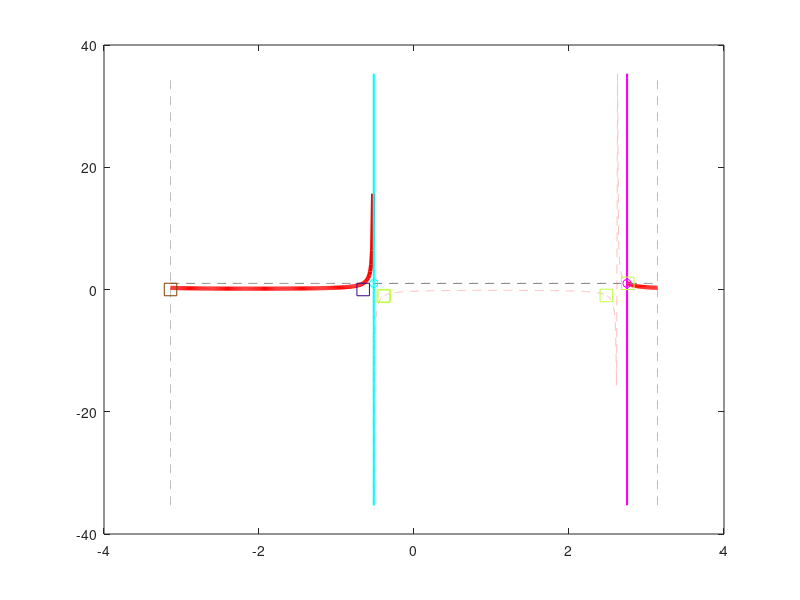

Source code (MATLAB): (Note: this script raises an error after producing the figure.)
%%  ----  Header  -----------------------------------------------------

fclose all;
close all
format long g
more off
clear
clc

%%  ----

% Number of test points
N = 501;

for rho2exp = log10(0.9) %linspace(-5, 5, ceil(sqrt(N)))
for dths = 0.25 * pi %linspace(0, 2 * pi, ceil(sqrt(N)))

% Points to be connected
rho1 = 1;
%rho2 = 1.2e-3;
rho2 = 10 ^ rho2exp;
%dth = pi / 4;
dth = dths;

% Parameters
xi = rho1 / rho2;
m1 = sqrt((xi - cos(dth)) ^ 2 + (sin(dth)) ^ 2);
m2 = sqrt((1  - cos(dth)) ^ 2 + (sin(dth)) ^ 2);
q1 = (1 - xi) / m1;
q2 = rho1 * m2 / m1;

% Angles
phi1 = -atan2((sin(dth)), (xi - cos(dth)));
phi2 = -atan2((sin(dth)), (1  - cos(dth)));

gamma1 = atan2(sin(phi1), (q1 + cos(phi1)));
gamma2 = atan2((q1 * sin(dth) + sin(phi1)), (q1 * cos(dth) + cos(phi1)));

%fprintf('DeltaGamma: %g\n', abs(gamma1 - gamma2))

%l3 = ([-1, 1] + 2 * (q1 < 0)) * pi * 0.5 - gamma1;
l3 = -phi1 + [-1, 1] * acos(abs(q1)) + pi * (q1 < 0);
if l3(1, 1) < -pi
    l3 = [-pi, l3(1, 2); (l3(1, 1) + 2 * pi), pi];
elseif l3(1, 2) > pi
    l3 = [-pi, (l3(1, 2) - 2 * pi); l3(1, 1), pi];
end

alpha = atan2((q1 + cos(phi1)), sin(phi1));
beta  = atan2((q1 * cos(dth) + cos(phi1)), (q1 * sin(dth) + sin(phi1))) ;


% Limits
if q1 ~= 0
    l1 = ([-1, 1] + 2 * (q1 < 0)) * pi * 0.5 - phi1;
    o1 = [false, false];
    l2 = ([-1, 1] + 2 * (q1 < 0)) * pi * 0.5 - phi2;
    o2 = [true, true];
else
    l1 = [-pi, pi];
    l2 = [-pi, pi];
end
if phi1 < phi2
    l = [l1(1, 1), l2(1, 2)];
    o = [o1(1, 1), o2(1, 2)];
elseif phi1 > phi2
    l = [l2(1, 1), l1(1, 2)];
    o = [o2(1, 1), o1(1, 2)];
else
    l = [-pi, pi];
end
if l(1, 1) < -pi
    l = [-pi, l(1, 2); (l(1, 1) + 2 * pi), pi];
elseif l(1, 2) > pi
    l = [-pi, (l(1, 2) - 2 * pi); l(1, 1), pi];
end

% Initial arguments
th0 = linspace(-pi, pi, N);

isv = zeros(3, N);
pp  = zeros(1, N);
ee  = zeros(1, N);

%peerr = zeros(2, N);

for idx_1 = 1:N
    %M  = [1, -rho1 * cos(th0(1, idx_1)); 1, -rho2 * cos(th0(1, idx_1) + dth)];
    %pe = M \ [rho1; rho2];

    d    = cos(th0(1, idx_1) + phi1);

    p    = q2 * cos(th0(1, idx_1) + phi2) / d;
    e    = q1 / d;

    %peerr(1, idx_1) = abs((pe(1, 1) - p) / p);
    %peerr(2, idx_1) = abs(pe(2, 1) - e);

    pp(1, idx_1) = p;
    ee(1, idx_1) = e;

    isv(1, idx_1) = NaN;
    isv(2, idx_1) = NaN;
    if ((p > 0) && (e >= 0))

        isv(1, idx_1) = e;
        isv(2, idx_1) = p;
    end
       isv(3, idx_1) = 1;
        if abs(e) >= 1
            isv(3, idx_1) = 2;
            thl = acos(-1 / e);
            if ((th0(1, idx_1) < (-thl)) || ((th0(1, idx_1) + dth) > thl))
                isv(3, idx_1) = 3;
            end
        end


end

tiv_i1 = find((isv(3, 2:end) ~= 3 & isv(3, 2:end) > 0 & isv(3, 1:(end - 1)) == 3) | ...
    (isv(3, 2:end) == 3 & isv(3, 1:(end - 1)) ~= 3 & isv(3, 1:(end - 1)) > 0));
tiv_i2 = tiv_i1 + 1;
th_tiv = 0.5 * (th0(1, tiv_i1) + th0(1, tiv_i2));
pp_tiv = 0.5 * (pp(1, tiv_i1)  + pp(1, tiv_i2));
ee_tiv = 0.5 * (ee(1, tiv_i1)  + ee(1, tiv_i2));

if size(l, 1) == 1
if all(th0(~isnan(isv(1, :))) >= l(1, 1)) && all(th0(~isnan(isv(1, :))) <= l(1, 2))
    %fprintf('Ok!\n')
else
    %fprintf('Porcodio: rho2 = %g, dth = %g*pi\n', rho2, (dth / pi))
    fprintf('Porcodio: ')
    if ~all(th0(~isnan(isv(1, :))) >= l(1, 1))
        fprintf('by %g radians on the left ', abs(min(th0(~isnan(isv(1, :)))) - l(1, 1)))
    end
    if  ~all(th0(~isnan(isv(1, :))) <= l(1, 2))
        fprintf('by %g radians on the right ', abs(max(th0(~isnan(isv(1, :)))) - l(1, 2)))
    end
    fprintf('\n')
end
else
if all((th0(~isnan(isv(1, :))) >= l(1, 1) & th0(~isnan(isv(1, :))) <= l(1, 2)) | ...
    ((th0(~isnan(isv(1, :))) >= l(2, 1)) & (th0(~isnan(isv(1, :))) <= l(2, 2))))
    %fprintf('Ok!\n')
else
    %fprintf('Porcodio: rho2 = %g, dth = %g*pi\n', rho2, (dth / pi))
    fprintf('Porcodio: ')
    if ~all(th0(~isnan(isv(1, :))) >= l(1, 1)) && ~all(th0(~isnan(isv(1, :))) >= l(2, 1))
        fprintf('by %g radians on the left ', abs(min(th0(~isnan(isv(1, :)))) - l(1, 1)))
    end
    if  ~all(th0(~isnan(isv(1, :))) <= l(1, 2)) &&  ~all(th0(~isnan(isv(1, :))) <= l(2, 2))
        fprintf('by %g radians on the right ', abs(max(th0(~isnan(isv(1, :)))) - l(1, 2)))
    end
    fprintf('\n')
end
end

end
end

hf(1, 1) = figure(1);
plot(th0, ee, '--', 'color', [1, 0.75, 0.75])
hold on
plot([-pi, -pi], [min(ee), max(ee)], '--', 'color', [0.75, 0.75, 0.75])
plot([pi, pi], [min(ee), max(ee)], '--', 'color', [0.75, 0.75, 0.75])
plot(th0, isv(1, :), 'r', 'LineWidth', 3)
plot(th0(~isnan(isv(1, :))), ones(size(th0(~isnan(isv(1, :))))), '--', 'color', [0.5, 0.5, 0.5])
if size(l, 1) == 1
plot([l(1, 1), l(1, 1)], [min(ee), max(ee)], 'm', 'LineWidth', 1.5)
plot(l(1, 1), 1, 'mo')
plot([l(1, 2), l(1, 2)], [min(ee), max(ee)], 'c', 'LineWidth', 1.5)
plot(l(1, 2), 1, 'co')
else
plot([l(2, 1), l(2, 1)], [min(ee), max(ee)], 'm', 'LineWidth', 1.5)
plot(l(2, 1), 1, 'mo')
plot([l(1, 2), l(1, 2)], [min(ee), max(ee)], 'c', 'LineWidth', 1.5)
plot(l(1, 2), 1, 'co')
end
plot(l3(1, 1), 0, 's', 'color', [0.5, 0.25, 0], 'MarkerSize', 9)
plot(l3(1, 2), 0, 's','color', [0.25, 0, 0.5], 'MarkerSize', 9)
plot(th_tiv, ee_tiv, 's','color', [0.75, 1, 0.25], 'MarkerSize', 9)
hold off
addToolbarExplorationButtons(hf(1, 1))

hf(1, 2) = figure(2);
plot(th0, pp, '--', 'color', [0.75, 0.75, 1])
hold on
plot([-pi, -pi], [min(pp), max(pp)], '--', 'color', [0.75, 0.75, 0.75])
plot([pi, pi], [min(pp), max(pp)], '--', 'color', [0.75, 0.75, 0.75])
plot(th0, isv(2, :), 'b', 'LineWidth', 3)
if size(l, 1) == 1
plot([l(1, 1), l(1, 1)], [min(pp), max(pp)], 'm', 'LineWidth', 1.5)
plot(l(1, 1), 0, 'mo')
plot([l(1, 2), l(1, 2)], [min(pp), max(pp)], 'c', 'LineWidth', 1.5)
plot(l(1, 2), 0, 'co')
else
plot([l(2, 1), l(2, 1)], [min(pp), max(pp)], 'm', 'LineWidth', 1.5)
plot(l(2, 1), 0, 'mo')
plot([l(1, 2), l(1, 2)], [min(pp), max(pp)], 'c', 'LineWidth', 1.5)
plot(l(1, 2), 0, 'co')
end
plot(l3(1, 1), 0, 's', 'color', [0.5, 0.25, 0], 'MarkerSize', 9)
plot(l3(1, 2), 0, 's','color', [0.25, 0, 0.5], 'MarkerSize', 9)
plot(th_tiv, pp_tiv, 's','color', [0.75, 1, 0.25], 'MarkerSize', 9)
hold off
addToolbarExplorationButtons(hf(1, 2))

pause
figure(2)
hold on
plot(th0(1, (isv(3, :) == 1)), pp(1, (isv(3, :) == 1)), 'g*')
plot(th0(1, (isv(3, :) == 2)), pp(1, (isv(3, :) == 2)), 'y*')
plot(th0(1, (isv(3, :) == 3)), pp(1, (isv(3, :) == 3)), 'k*')
hold off
figure(1)
hold on
plot(th0(1, (isv(3, :) == 1)), ee(1, (isv(3, :) == 1)), 'g*')
plot(th0(1, (isv(3, :) == 2)), ee(1, (isv(3, :) == 2)), 'y*')
plot(th0(1, (isv(3, :) == 3)), ee(1, (isv(3, :) == 3)), 'k*')
hold off
